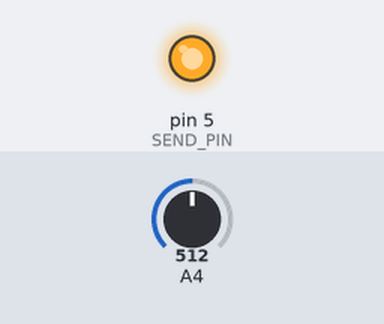
A sketch run on a simulated Arduino Uno, built with avr-gcc and run on an emulated ATmega328P. On the bench: output pins drawn as LEDs (lit = HIGH). The test bench sets the inputs (shaded band); at power-on: A4 = 512. What the sketch prints to the serial monitor is not drawn.

Above: at 1.2 s.
1.3 s: A4 set to 0
Timing chart, 0 to 4.3 s (numbered marks = the images above; inputs shaded):
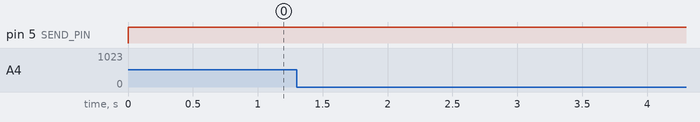

The sketch:

cap_sense_basic.ino
```cpp
#define SEND_PIN 5
#define RECV_PIN 4

void setup() {
  // put your setup code here, to run once:
  // while (!Serial);

  Serial.begin(115200);
  Serial.println("Resistive Sensing");

  pinMode(SEND_PIN, OUTPUT);
  pinMode(RECV_PIN, INPUT);
}

void loop() {
  // put your main code here, to run repeatedly:

  digitalWrite(SEND_PIN, HIGH);

  Serial.print("0,");
  Serial.print("4095,");
  Serial.println(analogRead(RECV_PIN));


  // unsigned long time = measureTimeToRiseSampled(30);

  // Serial.println(time);


  // delay(10);

}

unsigned long measureTimeToRiseSampled(int numSamples) {
  unsigned long tot = 0;
  for (int i = 0; i < numSamples; i++) {
    tot += measureTimeToRise();
  }

  return tot / numSamples;
}


unsigned long measureTimeToRise() {

  // reset pin states
  digitalWrite(SEND_PIN, LOW); // set send pin to low
  // ensure receive pin is also low
  pinMode(RECV_PIN, OUTPUT);
  digitalWrite(RECV_PIN, LOW);
  delayMicroseconds(10);
  // config receive pin back to input state
  pinMode(RECV_PIN, INPUT);

  // conduct test now, write send pin to HIGH and measure time
  digitalWrite(SEND_PIN, HIGH);
  unsigned long startTime1 = micros();

  while (digitalRead(RECV_PIN) == LOW) {}

  unsigned long endTime1 = micros();

  unsigned long measuredTime1 = endTime1 - startTime1;

  // charge receive pin to HIGH, and conduct the experiment in reverse (HIGH -> LOW)
  pinMode(RECV_PIN, OUTPUT);
  digitalWrite(RECV_PIN, HIGH);
  delayMicroseconds(10);
  // config receive pin back to input
  pinMode(RECV_PIN, INPUT);

  digitalWrite(SEND_PIN, LOW);
  unsigned long startTime2 = micros();

  while (digitalRead(RECV_PIN) == HIGH) {}
  unsigned long endTime2 = micros();

  unsigned long measuredTime2 = endTime2 - startTime2;

  return measuredTime2 + measuredTime1;
}
```
